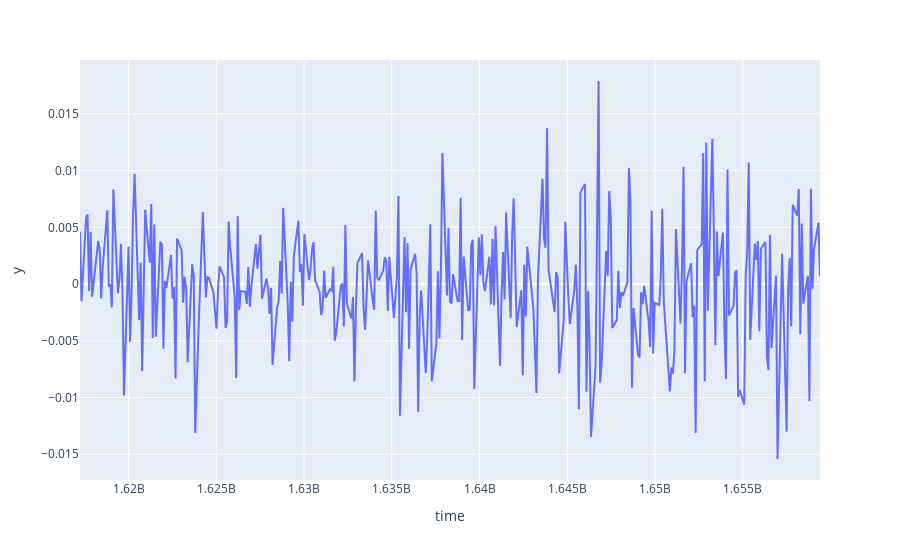

This figure's notebook cell:
### Code cell
fig = px.line(data1, x=data1['time'], y = data1['close'] - data1['open'])
fig.show()

### Figure 1 — Plotly figure (JSON) as saved in the notebook; plotly's stock layout.template omitted (floating-point values rounded to 4 significant figures; data arrays with more than 128 entries replaced by an {"elided": "..."} marker saying what was removed)
{"data": [{"hovertemplate": "time=%{x}<br>y=%{y}<extra></extra>", "legendgroup": "", "line": {"color": "#636efa", "dash": "solid"}, "marker": {"symbol": "circle"}, "mode": "lines", "name": "", "orientation": "v", "showlegend": false, "type": "scatter", "x": {"elided": "349 int values"}, "xaxis": "x", "y": {"elided": "349 float values"}, "yaxis": "y"}], "layout": {"legend": {"tracegroupgap": 0}, "margin": {"t": 60}, "xaxis": {"anchor": "y", "domain": [0, 1], "title": {"text": "time"}}, "yaxis": {"anchor": "x", "domain": [0, 1], "title": {"text": "y"}}}}
